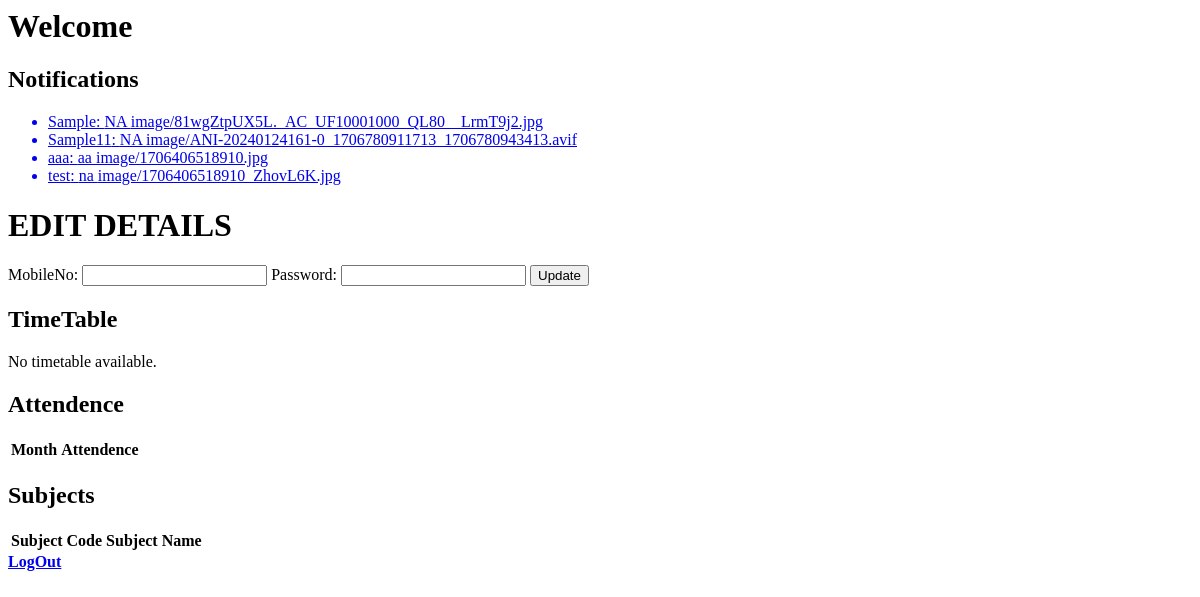
/ImageList, run on an earlier commit of the app's database.
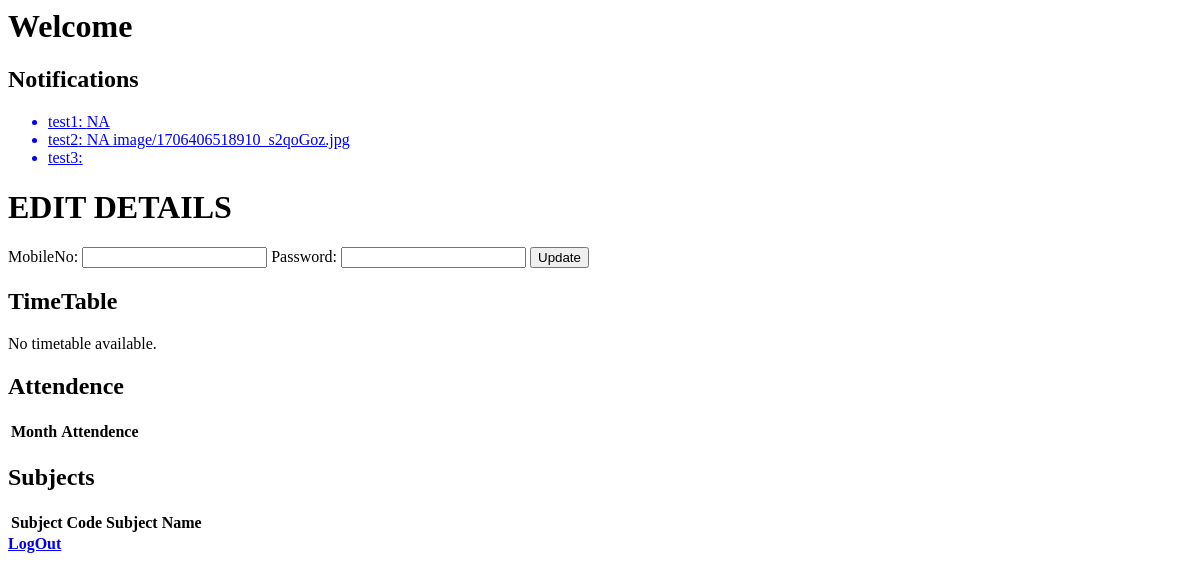
And on a later commit of the database.
### Admin/models.py (models this page shows, shortened)
class Posters(models.Model):
    Title = models.CharField(max_length=100)
    Description = models.CharField(max_length=200)
    Image = models.ImageField(upload_to='image/')

### Admin/views.py (the view)
# urls.py: path('ImageList', views.ImageList, name='ImageList'),
def ImageList(request):
    image = models.Posters.objects.all()
    return render(request, 'StudentLogin.html', {'image': image})

### Templates/StudentLogin.html (shortened to what this page needs)
<html>
    <head>
    </head>
    <body>
        <h1>Welcome {{Student}}</h1>
        <div>
            <h2>Notifications</h2>
            <ul>
                {% for image in image %}
                    <a href="media/{{ image.Image }}"><li>{{ image.Title }}: {{image.Description}} {{image.Image}}</li></a>
                {% endfor %}
            </ul>
        </div>
        <div>
            <form action="{%url 'UpdateStudentDetails'%}" method="POST">
                <h1>EDIT DETAILS</h1>
                MobileNo: <input type="number" name="UpdateMobileNo" value="{{data.MobileNo}}">
                Password: <input type="password" name="UpdatePassword" value="{{data.Password}}">
                <button type="submit">Update</button>
            </form>
        </div>
        <div>
            <h2>TimeTable</h2>
            {% if TimeTable %}
                <img src="{{ TimeTable.url  }}" alt="">
            {% else %}
                <p>No timetable available.</p>
            {% endif %}
        </div>
        <div>
            <h2>Attendence</h2>
            <table>
                <tr>
                    <th>Month</th>
                    <th>Attendence</th>
                </tr>
            </table>
        </div>
        <div>
            <h2>Subjects</h2>
            <table>
                <tr>
                    <th>Subject Code</th>
                    <th>Subject Name</th>
                </tr>
            </table>
        </div>
        <div>
            <form action="">
                <a href="{%url 'test'%}"><strong>LogOut</strong></a>
            </form>
        </div>
    </body>
</html>

What changed in the data, as far as the page shows it:
removed Posters: Title "Sample", Description "NA", Image "image/81wgZtpUX5L._AC_UF10001000_QL80__LrmT9j2.jpg"
removed Posters: Title "Sample11", Description "NA", Image "image/ANI-20240124161-0_1706780911713_1706780943413.avif"
removed Posters: Title "aaa", Description "aa", Image "image/1706406518910.jpg"
removed Posters: Title "test", Description "na", Image "image/1706406518910_ZhovL6K.jpg"
added Posters: Title "test1", Description "NA"
added Posters: Title "test2", Description "NA", Image "image/1706406518910_s2qoGoz.jpg"
added Posters: Title "test3"
